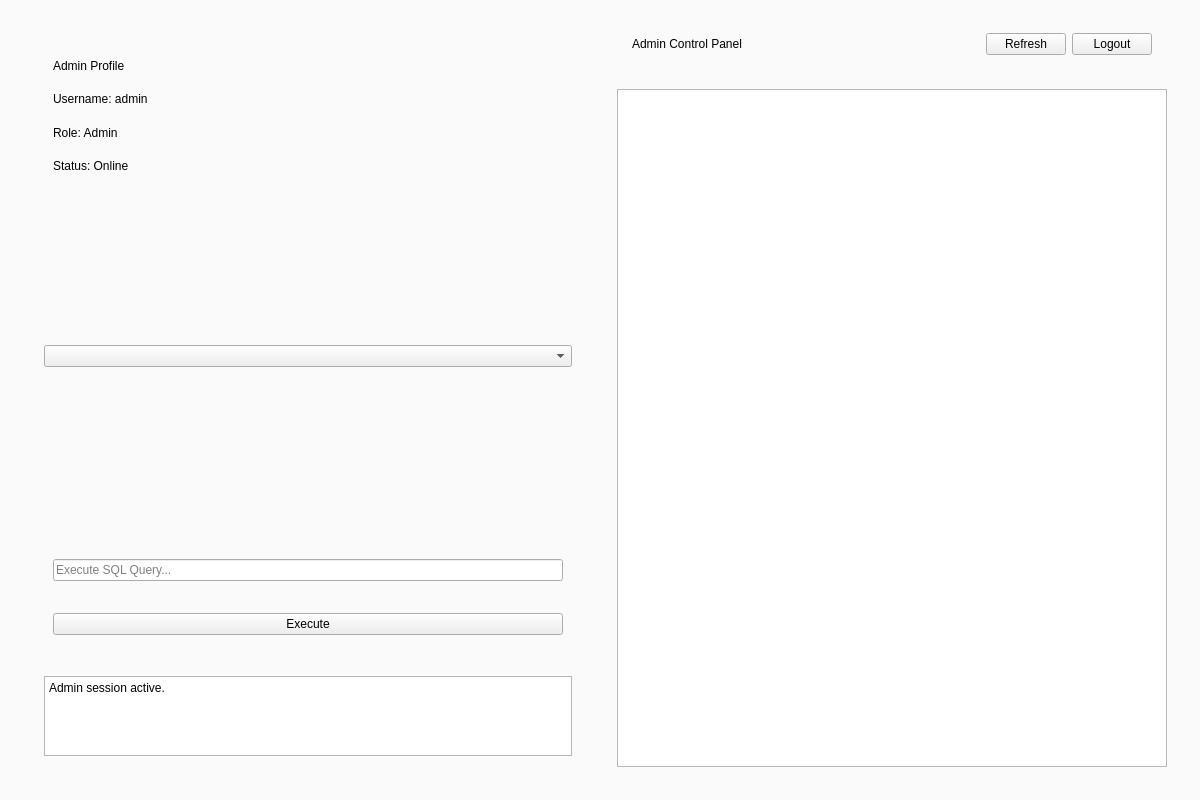
<?xml version='1.0' encoding='utf-8'?>
<ui version="4.0">
 <class>AdminWindow</class>
 <widget class="QMainWindow" name="AdminWindow">
  <property name="geometry"><rect><x>0</x><y>0</y><width>1200</width><height>800</height></rect></property>
  <property name="minimumSize"><size><width>1024</width><height>800</height></size></property>
  <property name="windowTitle"><string>SPA - Admin Dashboard</string></property>
  <widget class="QWidget" name="centralwidget">
   <property name="styleSheet"><string>QWidget#centralwidget { background-color: #FAFAFA; }</string></property>
   <layout class="QHBoxLayout" name="mainLayout">
    <property name="spacing"><number>16</number></property>
    <property name="leftMargin"><number>24</number></property>
    <property name="topMargin"><number>24</number></property>
    <property name="rightMargin"><number>24</number></property>
    <property name="bottomMargin"><number>24</number></property>
    <item stretch="1">
       <widget class="QFrame" name="leftPanel">
        <layout class="QVBoxLayout" name="leftLayout">
         <property name="spacing"><number>8</number></property>
         <property name="leftMargin"><number>20</number></property>
         <property name="topMargin"><number>20</number></property>
         <property name="rightMargin"><number>20</number></property>
         <property name="bottomMargin"><number>20</number></property>
         
         <item>
          <widget class="QFrame" name="profileFrame">
           <layout class="QVBoxLayout" name="profileLayout">
            <property name="spacing"><number>8</number></property>
            <item><widget class="QLabel" name="profileTitle"><property name="text"><string>Admin Profile</string></property></widget></item>
            <item><widget class="QLabel" name="usernameLabel"><property name="text"><string>Username: admin</string></property></widget></item>
            <item><widget class="QLabel" name="roleLabel"><property name="text"><string>Role: Admin</string></property></widget></item>
            <item><widget class="QLabel" name="statusLabel"><property name="text"><string>Status: Online</string></property></widget></item>
           </layout>
          </widget>
         </item>
         <item>
          <widget class="QFrame" name="navDivider" />
         </item>
         <item>
          <widget class="QComboBox" name="navSidebar" />
         </item>
         <item>
          <widget class="QFrame" name="navDivider" />
         </item>
         <item>
          <widget class="QFrame" name="commandFrame">
           <layout class="QVBoxLayout" name="commandLayout">
            <property name="spacing"><number>8</number></property>
            <item><widget class="QLineEdit" name="commandInput"><property name="placeholderText"><string>Execute SQL Query...</string></property></widget></item>
            <item><widget class="QPushButton" name="executeButton"><property name="text"><string>Execute</string></property></widget></item>
           </layout>
          </widget>
         </item>
         <item>
          <widget class="QTextEdit" name="terminalOutput">
           <property name="readOnly"><bool>true</bool></property>
           <property name="plainText"><string>Admin session active.</string></property>
           <property name="maximumSize"><size><width>16777215</width><height>80</height></size></property>
          </widget>
         </item>
        </layout>
       </widget>
      </item>
      <item><layout class="QVBoxLayout" name="rightLayout"><item>
     <widget class="QFrame" name="headerFrame">
      <layout class="QHBoxLayout" name="headerLayout">
       <property name="leftMargin"><number>24</number></property>
       <property name="rightMargin"><number>24</number></property>
       <item><widget class="QLabel" name="appTitle"><property name="text"><string>Admin Control Panel</string></property></widget></item>
       <item><spacer name="topSpacer"><property name="orientation"><enum>Qt::Orientation::Horizontal</enum></property><property name="sizeHint"><size><width>40</width><height>20</height></size></property></spacer></item>
       <item><widget class="QPushButton" name="refreshButton"><property name="text"><string>Refresh</string></property></widget></item>
       <item><widget class="QPushButton" name="logoutButton"><property name="text"><string>Logout</string></property></widget></item>
      </layout>
     </widget>
    </item>
    <item stretch="4">
       <widget class="QStackedWidget" name="contentStack">
        <widget class="QWidget" name="usersTab">
         <layout class="QVBoxLayout" name="usersLayout">
          <item><widget class="QTableWidget" name="usersTable" /></item>
         </layout>
        </widget>
        <widget class="QWidget" name="subjectsTab">
         <layout class="QVBoxLayout" name="subjectsLayout">
          <item><widget class="QListWidget" name="subjectsList" /></item>
         </layout>
        </widget>
        <widget class="QWidget" name="auditTab">
         <layout class="QVBoxLayout" name="auditLayout">
          <item><widget class="QTableWidget" name="auditTable" /></item>
         </layout>
        </widget>
       </widget>
      </item>
     </layout></item></layout>
  </widget>
 </widget>
 <resources />
 <connections />
</ui>
